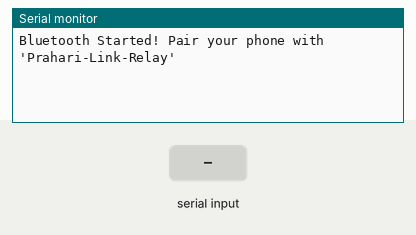
Recording of a sketch running on a simulated ESP32. Shown: the last lines printed to the serial monitor. The test bench sets the inputs (shaded band). Nothing arrives over Bluetooth unless stated.

Above: at 1.2 s.
1.3 s: "1" received over the second serial link
At 3.5 s:
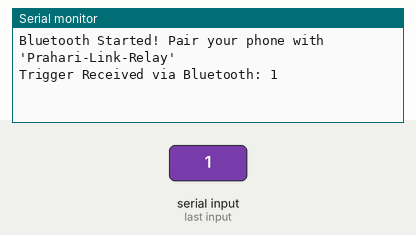
3.8 s: "0" received over the second serial link
At 5.2 s:
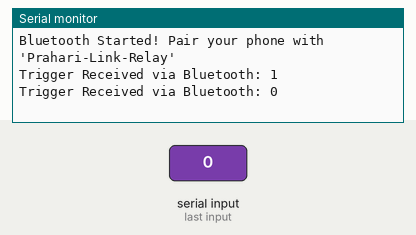
5.3 s: "2" received over the second serial link
At 7.6 s:
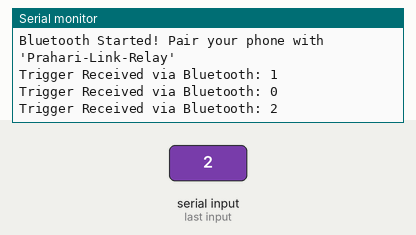

The sketch:

bluetooth_test.ino
```cpp
/*
   Prahari-Link Diagnostic: Bluetooth Handshake (ESP-A)
   Role: Bluetooth Server
   Purpose: Verify SOS trigger reception from Smartphone
*/

#include "BluetoothSerial.h"

#if !defined(CONFIG_BT_ENABLED) || !defined(CONFIG_BLUEDROID_ENABLED)
#error Bluetooth is not enabled! Please run `make menuconfig` to and enable it
#endif

BluetoothSerial SerialBT;

void setup() {
  Serial.begin(115200);
  SerialBT.begin("Prahari-Link-Relay"); // Bluetooth device name
  Serial.println("Bluetooth Started! Pair your phone with 'Prahari-Link-Relay'");
}

void loop() {
  if (SerialBT.available()) {
    String incoming = SerialBT.readString();
    Serial.print("Trigger Received via Bluetooth: ");
    Serial.println(incoming);

    // Feedback: Fast blink built-in LED on receipt
    digitalWrite(2, HIGH);
    delay(100);
    digitalWrite(2, LOW);
  }
  delay(20);
}
```

Measured:
- after the input at 1.3 s, the serial monitor: prints a new line after 1.0 s (image 1)
- after the input at 3.8 s, the serial monitor: prints a new line after 1.0 s (image 2)
- after the input at 5.3 s, the serial monitor: prints a new line after 1.0 s (image 3)
